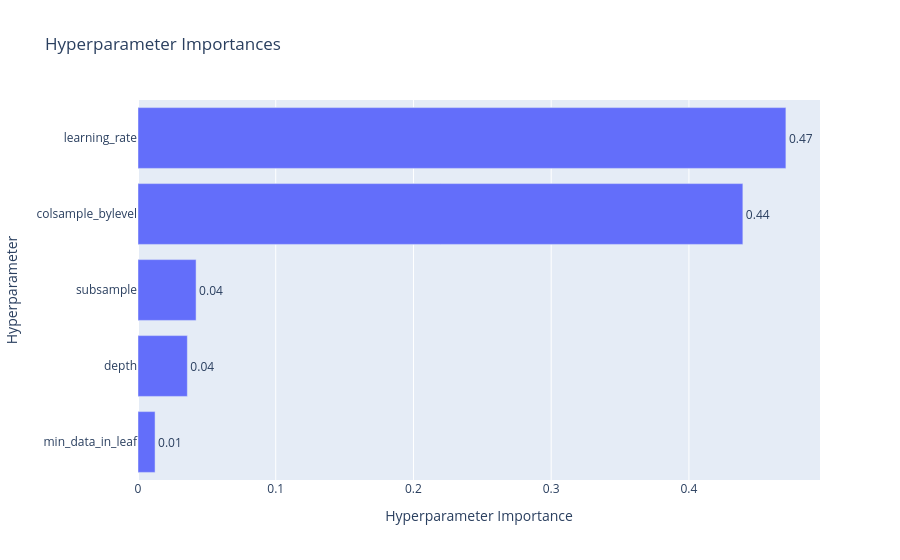

Notebook source saved alongside this figure:
### Code cell
plot_param_importances(study).show()

### Figure 1 — Plotly figure (JSON) as saved in the notebook; plotly's stock layout.template omitted (floating-point values rounded to 4 significant figures)
{"data": [{"cliponaxis": false, "hovertemplate": ["min_data_in_leaf (IntDistribution): 0.012395293467909836<extra></extra>", "depth (IntDistribution): 0.0358337323756991<extra></extra>", "subsample (FloatDistribution): 0.04217568379097937<extra></extra>", "colsample_bylevel (FloatDistribution): 0.4391761757445871<extra></extra>", "learning_rate (FloatDistribution): 0.4704191146208244<extra></extra>"], "name": "Objective Value", "orientation": "h", "text": ["0.01", "0.04", "0.04", "0.44", "0.47"], "textposition": "outside", "type": "bar", "x": [0.0124, 0.03583, 0.04218, 0.4392, 0.4704], "y": ["min_data_in_leaf", "depth", "subsample", "colsample_bylevel", "learning_rate"]}], "layout": {"title": {"text": "Hyperparameter Importances"}, "xaxis": {"title": {"text": "Hyperparameter Importance"}}, "yaxis": {"title": {"text": "Hyperparameter"}}}}
